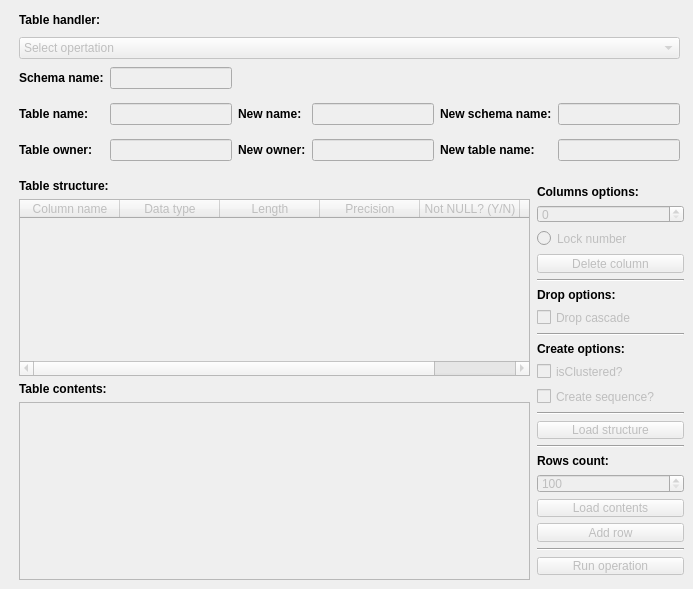
    <widget class="QWidget" name="tableTab">
     <attribute name="title">
      <string>Table Management</string>
     </attribute>
     <widget class="QWidget" name="verticalLayoutWidget_9">
      <property name="geometry">
       <rect>
        <x>19</x>
        <y>9</y>
        <width>661</width>
        <height>50</height>
       </rect>
      </property>
      <layout class="QVBoxLayout" name="verticalLayout_9">
       <item>
        <widget class="QLabel" name="label_28">
         <property name="text">
          <string>&lt;html&gt;&lt;head/&gt;&lt;body&gt;&lt;p&gt;&lt;span style=&quot; font-weight:600;&quot;&gt;Table handler:&lt;/span&gt;&lt;/p&gt;&lt;/body&gt;&lt;/html&gt;</string>
         </property>
        </widget>
       </item>
       <item>
        <widget class="QComboBox" name="tableOptions">
         <property name="enabled">
          <bool>false</bool>
         </property>
         <property name="sizeAdjustPolicy">
          <enum>QComboBox::AdjustToContents</enum>
         </property>
         <item>
          <property name="text">
           <string>Select opertation</string>
          </property>
         </item>
         <item>
          <property name="text">
           <string>Create table</string>
          </property>
         </item>
         <item>
          <property name="text">
           <string>Alter table structure</string>
          </property>
         </item>
         <item>
          <property name="text">
           <string>Alter table contents</string>
          </property>
         </item>
         <item>
          <property name="text">
           <string>Count table rows</string>
          </property>
         </item>
         <item>
          <property name="text">
           <string>View table contents</string>
          </property>
         </item>
         <item>
          <property name="text">
           <string>Truncate table</string>
          </property>
         </item>
         <item>
          <property name="text">
           <string>Drop table</string>
          </property>
         </item>
         <item>
          <property name="text">
           <string>Copy table to schema/table</string>
          </property>
         </item>
        </widget>
       </item>
      </layout>
     </widget>
     <widget class="QWidget" name="gridLayoutWidget_2">
      <property name="geometry">
       <rect>
        <x>537</x>
        <y>185</y>
        <width>147</width>
        <height>391</height>
       </rect>
      </property>
      <layout class="QGridLayout" name="gridLayout_2">
       <item row="18" column="0">
        <widget class="QPushButton" name="getContents">
         <property name="enabled">
          <bool>false</bool>
         </property>
         <property name="text">
          <string>Load contents</string>
         </property>
        </widget>
       </item>
       <item row="3" column="0">
        <widget class="QSpinBox" name="columnsNumber">
         <property name="enabled">
          <bool>false</bool>
         </property>
        </widget>
       </item>
       <item row="21" column="0">
        <widget class="QPushButton" name="tableRun">
         <property name="enabled">
          <bool>false</bool>
         </property>
         <property name="text">
          <string>Run operation</string>
         </property>
        </widget>
       </item>
       <item row="12" column="0">
        <widget class="QCheckBox" name="tabSeq">
         <property name="enabled">
          <bool>false</bool>
         </property>
         <property name="text">
          <string>Create sequence?</string>
         </property>
        </widget>
       </item>
       <item row="9" column="0">
        <widget class="Line" name="line_4">
         <property name="orientation">
          <enum>Qt::Horizontal</enum>
         </property>
        </widget>
       </item>
       <item row="14" column="0">
        <widget class="QPushButton" name="getStructure">
         <property name="enabled">
          <bool>false</bool>
         </property>
         <property name="text">
          <string>Load structure</string>
         </property>
        </widget>
       </item>
       <item row="6" column="0">
        <widget class="Line" name="line_5">
         <property name="orientation">
          <enum>Qt::Horizontal</enum>
         </property>
        </widget>
       </item>
       <item row="19" column="0">
        <widget class="QPushButton" name="addRow">
         <property name="enabled">
          <bool>false</bool>
         </property>
         <property name="text">
          <string>Add row</string>
         </property>
        </widget>
       </item>
       <item row="8" column="0">
        <widget class="QCheckBox" name="tableDropCasc">
         <property name="enabled">
          <bool>false</bool>
         </property>
         <property name="text">
          <string>Drop cascade</string>
         </property>
        </widget>
       </item>
       <item row="7" column="0">
        <widget class="QLabel" name="label_39">
         <property name="text">
          <string>&lt;html&gt;&lt;head/&gt;&lt;body&gt;&lt;p&gt;&lt;span style=&quot; font-weight:600;&quot;&gt;Drop options:&lt;/span&gt;&lt;/p&gt;&lt;/body&gt;&lt;/html&gt;</string>
         </property>
        </widget>
       </item>
       <item row="16" column="0">
        <widget class="QLabel" name="label_56">
         <property name="sizePolicy">
          <sizepolicy hsizetype="Fixed" vsizetype="Fixed">
           <horstretch>0</horstretch>
           <verstretch>0</verstretch>
          </sizepolicy>
         </property>
         <property name="maximumSize">
          <size>
           <width>1677</width>
           <height>1677</height>
          </size>
         </property>
         <property name="text">
          <string>&lt;html&gt;&lt;head/&gt;&lt;body&gt;&lt;p&gt;&lt;span style=&quot; font-weight:600;&quot;&gt;Rows count:&lt;/span&gt;&lt;/p&gt;&lt;/body&gt;&lt;/html&gt;</string>
         </property>
        </widget>
       </item>
       <item row="2" column="0">
        <widget class="QLabel" name="label_30">
         <property name="text">
          <string>&lt;html&gt;&lt;head/&gt;&lt;body&gt;&lt;p&gt;&lt;span style=&quot; font-weight:600;&quot;&gt;Columns options:&lt;/span&gt;&lt;/p&gt;&lt;/body&gt;&lt;/html&gt;</string>
         </property>
        </widget>
       </item>
       <item row="11" column="0">
        <widget class="QCheckBox" name="tableClustered">
         <property name="enabled">
          <bool>false</bool>
         </property>
         <property name="text">
          <string>isClustered?</string>
         </property>
        </widget>
       </item>
       <item row="10" column="0">
        <widget class="QLabel" name="label_40">
         <property name="text">
          <string>&lt;html&gt;&lt;head/&gt;&lt;body&gt;&lt;p&gt;&lt;span style=&quot; font-weight:600;&quot;&gt;Create options:&lt;/span&gt;&lt;/p&gt;&lt;/body&gt;&lt;/html&gt;</string>
         </property>
        </widget>
       </item>
       <item row="4" column="0">
        <widget class="QRadioButton" name="confirmTabNumb">
         <property name="enabled">
          <bool>false</bool>
         </property>
         <property name="text">
          <string>Lock number</string>
         </property>
        </widget>
       </item>
       <item row="13" column="0">
        <widget class="Line" name="line_3">
         <property name="orientation">
          <enum>Qt::Horizontal</enum>
         </property>
        </widget>
       </item>
       <item row="15" column="0">
        <widget class="Line" name="line">
         <property name="orientation">
          <enum>Qt::Horizontal</enum>
         </property>
        </widget>
       </item>
       <item row="17" column="0">
        <widget class="QSpinBox" name="rowCount">
         <property name="enabled">
          <bool>false</bool>
         </property>
         <property name="minimum">
          <number>100</number>
         </property>
         <property name="maximum">
          <number>999999999</number>
         </property>
         <property name="singleStep">
          <number>10</number>
         </property>
        </widget>
       </item>
       <item row="20" column="0">
        <widget class="Line" name="line_2">
         <property name="orientation">
          <enum>Qt::Horizontal</enum>
         </property>
        </widget>
       </item>
       <item row="5" column="0">
        <widget class="QPushButton" name="delColumn">
         <property name="enabled">
          <bool>false</bool>
         </property>
         <property name="text">
          <string>Delete column</string>
         </property>
        </widget>
       </item>
      </layout>
     </widget>
     <widget class="QWidget" name="gridLayoutWidget_8">
      <property name="geometry">
       <rect>
        <x>19</x>
        <y>59</y>
        <width>661</width>
        <height>111</height>
       </rect>
      </property>
      <layout class="QGridLayout" name="gridLayout_8">
       <item row="2" column="3">
        <widget class="QLineEdit" name="tableNewOwner">
         <property name="enabled">
          <bool>false</bool>
         </property>
        </widget>
       </item>
       <item row="2" column="2">
        <widget class="QLabel" name="label_36">
         <property name="text">
          <string>&lt;html&gt;&lt;head/&gt;&lt;body&gt;&lt;p&gt;&lt;span style=&quot; font-weight:600;&quot;&gt;New owner:&lt;/span&gt;&lt;/p&gt;&lt;/body&gt;&lt;/html&gt;</string>
         </property>
        </widget>
       </item>
       <item row="1" column="3">
        <widget class="QLineEdit" name="tableNewName">
         <property name="enabled">
          <bool>false</bool>
         </property>
        </widget>
       </item>
       <item row="2" column="1">
        <widget class="QLineEdit" name="tableOwner">
         <property name="enabled">
          <bool>false</bool>
         </property>
        </widget>
       </item>
       <item row="2" column="0">
        <widget class="QLabel" name="label_33">
         <property name="text">
          <string>&lt;html&gt;&lt;head/&gt;&lt;body&gt;&lt;p&gt;&lt;span style=&quot; font-weight:600;&quot;&gt;Table owner:&lt;/span&gt;&lt;/p&gt;&lt;/body&gt;&lt;/html&gt;</string>
         </property>
        </widget>
       </item>
       <item row="2" column="4">
        <widget class="QLabel" name="label_38">
         <property name="text">
          <string>&lt;html&gt;&lt;head/&gt;&lt;body&gt;&lt;p&gt;&lt;span style=&quot; font-weight:600;&quot;&gt;New table name:&lt;/span&gt;&lt;/p&gt;&lt;/body&gt;&lt;/html&gt;</string>
         </property>
        </widget>
       </item>
       <item row="1" column="4">
        <widget class="QLabel" name="label_37">
         <property name="text">
          <string>&lt;html&gt;&lt;head/&gt;&lt;body&gt;&lt;p&gt;&lt;span style=&quot; font-weight:600;&quot;&gt;New schema name:&lt;/span&gt;&lt;/p&gt;&lt;/body&gt;&lt;/html&gt;</string>
         </property>
        </widget>
       </item>
       <item row="0" column="0">
        <widget class="QLabel" name="label_31">
         <property name="text">
          <string>&lt;html&gt;&lt;head/&gt;&lt;body&gt;&lt;p&gt;&lt;span style=&quot; font-weight:600;&quot;&gt;Schema name:&lt;/span&gt;&lt;/p&gt;&lt;/body&gt;&lt;/html&gt;</string>
         </property>
        </widget>
       </item>
       <item row="1" column="1">
        <widget class="QLineEdit" name="tableName">
         <property name="enabled">
          <bool>false</bool>
         </property>
        </widget>
       </item>
       <item row="0" column="1">
        <widget class="QLineEdit" name="tableSchema">
         <property name="enabled">
          <bool>false</bool>
         </property>
        </widget>
       </item>
       <item row="1" column="0">
        <widget class="QLabel" name="label_32">
         <property name="text">
          <string>&lt;html&gt;&lt;head/&gt;&lt;body&gt;&lt;p&gt;&lt;span style=&quot; font-weight:600;&quot;&gt;Table name:&lt;/span&gt;&lt;/p&gt;&lt;/body&gt;&lt;/html&gt;</string>
         </property>
        </widget>
       </item>
       <item row="1" column="2">
        <widget class="QLabel" name="label_35">
         <property name="text">
          <string>&lt;html&gt;&lt;head/&gt;&lt;body&gt;&lt;p&gt;&lt;span style=&quot; font-weight:600;&quot;&gt;New name:&lt;/span&gt;&lt;/p&gt;&lt;/body&gt;&lt;/html&gt;</string>
         </property>
        </widget>
       </item>
       <item row="1" column="5">
        <widget class="QLineEdit" name="tableNewSchema">
         <property name="enabled">
          <bool>false</bool>
         </property>
        </widget>
       </item>
       <item row="2" column="5">
        <widget class="QLineEdit" name="copyToTable">
         <property name="enabled">
          <bool>false</bool>
         </property>
        </widget>
       </item>
      </layout>
     </widget>
     <widget class="QWidget" name="verticalLayoutWidget_10">
      <property name="geometry">
       <rect>
        <x>19</x>
        <y>179</y>
        <width>511</width>
        <height>401</height>
       </rect>
      </property>
      <layout class="QVBoxLayout" name="verticalLayout_10">
       <item>
        <widget class="QLabel" name="label_29">
         <property name="text">
          <string>&lt;html&gt;&lt;head/&gt;&lt;body&gt;&lt;p&gt;&lt;span style=&quot; font-weight:600;&quot;&gt;Table structure:&lt;/span&gt;&lt;/p&gt;&lt;/body&gt;&lt;/html&gt;</string>
         </property>
        </widget>
       </item>
       <item>
        <widget class="QTableWidget" name="columnsWidget">
         <property name="enabled">
          <bool>false</bool>
         </property>
         <column>
          <property name="text">
           <string>Column name</string>
          </property>
         </column>
         <column>
          <property name="text">
           <string>Data type</string>
          </property>
         </column>
         <column>
          <property name="text">
           <string>Length</string>
          </property>
         </column>
         <column>
          <property name="text">
           <string>Precision</string>
          </property>
         </column>
         <column>
          <property name="text">
           <string>Not NULL? (Y/N)</string>
          </property>
         </column>
         <column>
          <property name="text">
           <string>PK? (Y/N)</string>
          </property>
         </column>
        </widget>
       </item>
       <item>
        <widget class="QLabel" name="label_34">
         <property name="text">
          <string>&lt;html&gt;&lt;head/&gt;&lt;body&gt;&lt;p&gt;&lt;span style=&quot; font-weight:600;&quot;&gt;Table contents:&lt;/span&gt;&lt;/p&gt;&lt;/body&gt;&lt;/html&gt;</string>
         </property>
        </widget>
       </item>
       <item>
        <widget class="QTableWidget" name="contentsWidget">
         <property name="enabled">
          <bool>false</bool>
         </property>
        </widget>
       </item>
      </layout>
     </widget>
    </widget>
